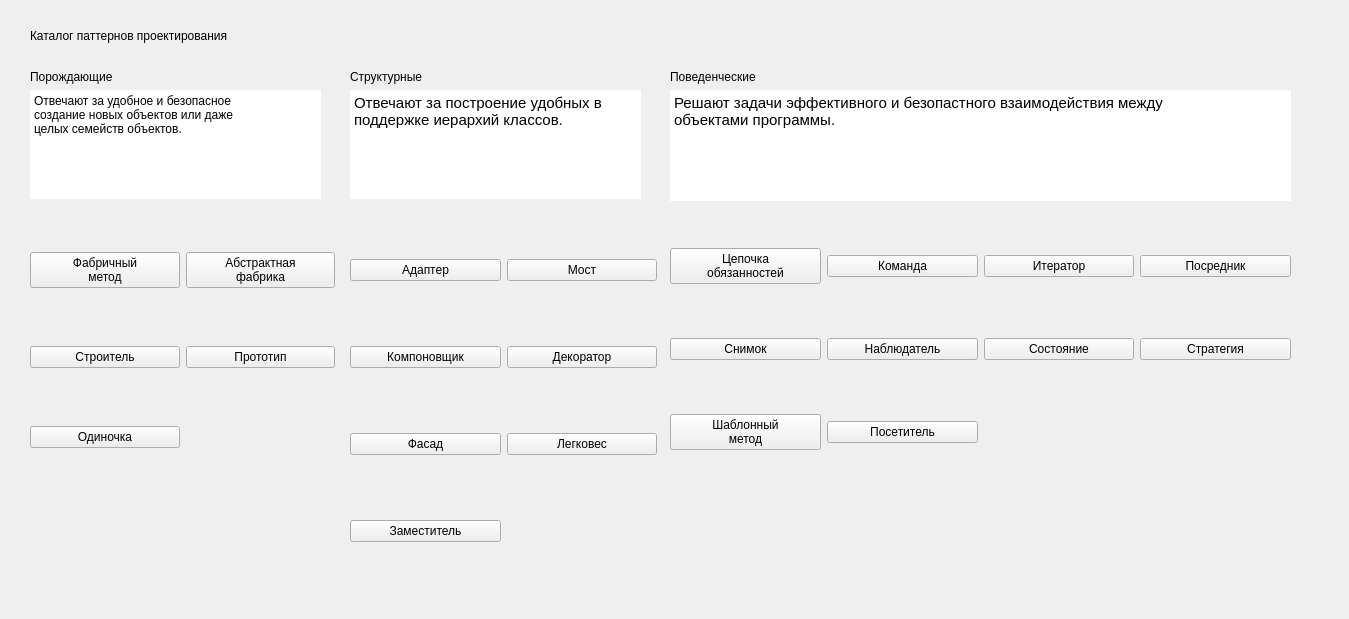
      <widget class="QWidget" name="scrollAreaWidgetContents">
       <property name="geometry">
        <rect>
         <x>0</x>
         <y>0</y>
         <width>1349</width>
         <height>619</height>
        </rect>
       </property>
       <widget class="QLabel" name="_pattern_catalog">
        <property name="geometry">
         <rect>
          <x>30</x>
          <y>0</y>
          <width>1101</width>
          <height>71</height>
         </rect>
        </property>
        <property name="styleSheet">
         <string notr="true">font: 700 36pt &quot;Times New Roman&quot;;</string>
        </property>
        <property name="text">
         <string>Каталог паттернов проектирования</string>
        </property>
       </widget>
       <widget class="QWidget" name="layoutWidget_5">
        <property name="geometry">
         <rect>
          <x>30</x>
          <y>200</y>
          <width>305</width>
          <height>301</height>
         </rect>
        </property>
        <layout class="QGridLayout" name="gridLayout">
         <item row="1" column="1">
          <widget class="QPushButton" name="_prototype_button">
           <property name="whatsThis">
            <string>&lt;html&gt;&lt;head/&gt;&lt;body&gt;&lt;p align=&quot;center&quot;&gt;&lt;br/&gt;&lt;/p&gt;&lt;/body&gt;&lt;/html&gt;</string>
           </property>
           <property name="text">
            <string>Прототип</string>
           </property>
           <property name="icon">
            <iconset>
             <normaloff>../../../../../OneDrive/Изображения/screens_for_diplom/gen_images/Screenshot 2024-02-24 215348.png</normaloff>../../../../../OneDrive/Изображения/screens_for_diplom/gen_images/Screenshot 2024-02-24 215348.png</iconset>
           </property>
           <property name="iconSize">
            <size>
             <width>64</width>
             <height>64</height>
            </size>
           </property>
          </widget>
         </item>
         <item row="0" column="0">
          <widget class="QPushButton" name="_fabric_button">
           <property name="whatsThis">
            <string>&lt;html&gt;&lt;head/&gt;&lt;body&gt;&lt;p align=&quot;center&quot;&gt;&lt;br/&gt;&lt;/p&gt;&lt;/body&gt;&lt;/html&gt;</string>
           </property>
           <property name="text">
            <string>Фабричный 
метод</string>
           </property>
           <property name="icon">
            <iconset>
             <normaloff>../../../../../.designer/screens_for_diplom/screens_for_diplom/gen_images/Screenshot 2024-02-24 201357.png</normaloff>../../../../../.designer/screens_for_diplom/screens_for_diplom/gen_images/Screenshot 2024-02-24 201357.png</iconset>
           </property>
           <property name="iconSize">
            <size>
             <width>64</width>
             <height>64</height>
            </size>
           </property>
          </widget>
         </item>
         <item row="0" column="1">
          <widget class="QPushButton" name="_abstract_method">
           <property name="whatsThis">
            <string>&lt;html&gt;&lt;head/&gt;&lt;body&gt;&lt;p align=&quot;center&quot;&gt;&lt;br/&gt;&lt;/p&gt;&lt;/body&gt;&lt;/html&gt;</string>
           </property>
           <property name="text">
            <string>Абстрактная 
фабрика</string>
           </property>
           <property name="icon">
            <iconset>
             <normaloff>../../../../../OneDrive/Изображения/screens_for_diplom/gen_images/Screenshot 2024-02-24 215305.png</normaloff>
             <normalon>../../../../../OneDrive/Изображения/screens_for_diplom/Screenshot 2024-02-24 201357.png</normalon>../../../../../OneDrive/Изображения/screens_for_diplom/gen_images/Screenshot 2024-02-24 215305.png</iconset>
           </property>
           <property name="iconSize">
            <size>
             <width>64</width>
             <height>64</height>
            </size>
           </property>
          </widget>
         </item>
         <item row="1" column="0">
          <widget class="QPushButton" name="_builder_button">
           <property name="whatsThis">
            <string>&lt;html&gt;&lt;head/&gt;&lt;body&gt;&lt;p align=&quot;center&quot;&gt;&lt;br/&gt;&lt;/p&gt;&lt;/body&gt;&lt;/html&gt;</string>
           </property>
           <property name="text">
            <string>Строитель</string>
           </property>
           <property name="icon">
            <iconset>
             <normaloff>../../../../../OneDrive/Изображения/screens_for_diplom/gen_images/Screenshot 2024-02-24 215324.png</normaloff>../../../../../OneDrive/Изображения/screens_for_diplom/gen_images/Screenshot 2024-02-24 215324.png</iconset>
           </property>
           <property name="iconSize">
            <size>
             <width>64</width>
             <height>64</height>
            </size>
           </property>
          </widget>
         </item>
         <item row="2" column="0">
          <widget class="QPushButton" name="_singlton_button">
           <property name="whatsThis">
            <string>&lt;html&gt;&lt;head/&gt;&lt;body&gt;&lt;p align=&quot;center&quot;&gt;&lt;br/&gt;&lt;/p&gt;&lt;/body&gt;&lt;/html&gt;</string>
           </property>
           <property name="text">
            <string>Одиночка</string>
           </property>
           <property name="icon">
            <iconset>
             <normaloff>../../../../../OneDrive/Изображения/screens_for_diplom/gen_images/Screenshot 2024-02-24 215400.png</normaloff>../../../../../OneDrive/Изображения/screens_for_diplom/gen_images/Screenshot 2024-02-24 215400.png</iconset>
           </property>
           <property name="iconSize">
            <size>
             <width>64</width>
             <height>64</height>
            </size>
           </property>
          </widget>
         </item>
        </layout>
       </widget>
       <widget class="QWidget" name="layoutWidget_6">
        <property name="geometry">
         <rect>
          <x>30</x>
          <y>70</y>
          <width>291</width>
          <height>129</height>
         </rect>
        </property>
        <layout class="QVBoxLayout" name="verticalLayout_3">
         <item>
          <widget class="QLabel" name="_gen_label">
           <property name="styleSheet">
            <string notr="true">font: 700 18pt &quot;Times New Roman&quot;;</string>
           </property>
           <property name="text">
            <string>Порождающие</string>
           </property>
          </widget>
         </item>
         <item>
          <widget class="QTextBrowser" name="_gen_text">
           <property name="styleSheet">
            <string notr="true">border: none;
font: 11pt &quot;Times New Roman&quot;;</string>
           </property>
           <property name="html">
            <string>&lt;!DOCTYPE HTML PUBLIC &quot;-//W3C//DTD HTML 4.0//EN&quot; &quot;http://www.w3.org/TR/REC-html40/strict.dtd&quot;&gt;
&lt;html&gt;&lt;head&gt;&lt;meta name=&quot;qrichtext&quot; content=&quot;1&quot; /&gt;&lt;style type=&quot;text/css&quot;&gt;
p, li { white-space: pre-wrap; }
&lt;/style&gt;&lt;/head&gt;&lt;body style=&quot; font-family:'Times New Roman'; font-size:11pt; font-weight:400; font-style:normal;&quot;&gt;
&lt;p style=&quot; margin-top:0px; margin-bottom:0px; margin-left:0px; margin-right:0px; -qt-block-indent:0; text-indent:0px;&quot;&gt;&lt;span style=&quot; font-family:'Segoe UI'; font-size:9pt;&quot;&gt;Отвечают за удобное и безопасное&lt;br /&gt;создание новых объектов или даже &lt;br /&gt;целых семейств объектов.&lt;/span&gt;&lt;/p&gt;&lt;/body&gt;&lt;/html&gt;</string>
           </property>
          </widget>
         </item>
        </layout>
       </widget>
       <widget class="QWidget" name="layoutWidget_7">
        <property name="geometry">
         <rect>
          <x>350</x>
          <y>70</y>
          <width>291</width>
          <height>129</height>
         </rect>
        </property>
        <layout class="QVBoxLayout" name="verticalLayout_4">
         <item>
          <widget class="QLabel" name="_struc_label">
           <property name="styleSheet">
            <string notr="true">font: 700 18pt &quot;Times New Roman&quot;;</string>
           </property>
           <property name="text">
            <string>Структурные</string>
           </property>
          </widget>
         </item>
         <item>
          <widget class="QTextBrowser" name="_struct_text">
           <property name="styleSheet">
            <string notr="true">border: none;
font: 11pt &quot;Times New Roman&quot;;</string>
           </property>
           <property name="html">
            <string>&lt;!DOCTYPE HTML PUBLIC &quot;-//W3C//DTD HTML 4.0//EN&quot; &quot;http://www.w3.org/TR/REC-html40/strict.dtd&quot;&gt;
&lt;html&gt;&lt;head&gt;&lt;meta name=&quot;qrichtext&quot; content=&quot;1&quot; /&gt;&lt;style type=&quot;text/css&quot;&gt;
p, li { white-space: pre-wrap; }
&lt;/style&gt;&lt;/head&gt;&lt;body style=&quot; font-family:'Times New Roman'; font-size:11pt; font-weight:400; font-style:normal;&quot;&gt;
&lt;p style=&quot; margin-top:0px; margin-bottom:0px; margin-left:0px; margin-right:0px; -qt-block-indent:0; text-indent:0px;&quot;&gt;Отвечают за построение удобных в&lt;br /&gt;поддержке иерархий классов.&lt;/p&gt;&lt;/body&gt;&lt;/html&gt;</string>
           </property>
          </widget>
         </item>
        </layout>
       </widget>
       <widget class="QWidget" name="layoutWidget_8">
        <property name="geometry">
         <rect>
          <x>670</x>
          <y>70</y>
          <width>621</width>
          <height>131</height>
         </rect>
        </property>
        <layout class="QVBoxLayout" name="verticalLayout_5">
         <item>
          <widget class="QLabel" name="_behavioral_label">
           <property name="styleSheet">
            <string notr="true">font: 700 18pt &quot;Times New Roman&quot;;</string>
           </property>
           <property name="text">
            <string>Поведенческие</string>
           </property>
          </widget>
         </item>
         <item>
          <widget class="QTextBrowser" name="_behavioral_text">
           <property name="styleSheet">
            <string notr="true">border: none;
font: 11pt &quot;Times New Roman&quot;;</string>
           </property>
           <property name="html">
            <string>&lt;!DOCTYPE HTML PUBLIC &quot;-//W3C//DTD HTML 4.0//EN&quot; &quot;http://www.w3.org/TR/REC-html40/strict.dtd&quot;&gt;
&lt;html&gt;&lt;head&gt;&lt;meta name=&quot;qrichtext&quot; content=&quot;1&quot; /&gt;&lt;style type=&quot;text/css&quot;&gt;
p, li { white-space: pre-wrap; }
&lt;/style&gt;&lt;/head&gt;&lt;body style=&quot; font-family:'Times New Roman'; font-size:11pt; font-weight:400; font-style:normal;&quot;&gt;
&lt;p style=&quot; margin-top:0px; margin-bottom:0px; margin-left:0px; margin-right:0px; -qt-block-indent:0; text-indent:0px;&quot;&gt;Решают задачи эффективного и безопастного взаимодействия между&lt;br /&gt;объектами программы.&lt;/p&gt;&lt;/body&gt;&lt;/html&gt;</string>
           </property>
          </widget>
         </item>
        </layout>
       </widget>
       <widget class="QWidget" name="layoutWidget_9">
        <property name="geometry">
         <rect>
          <x>350</x>
          <y>200</y>
          <width>307</width>
          <height>401</height>
         </rect>
        </property>
        <layout class="QGridLayout" name="gridLayout_4">
         <item row="0" column="0">
          <widget class="QPushButton" name="adapter_button">
           <property name="whatsThis">
            <string>&lt;html&gt;&lt;head/&gt;&lt;body&gt;&lt;p align=&quot;center&quot;&gt;&lt;br/&gt;&lt;/p&gt;&lt;/body&gt;&lt;/html&gt;</string>
           </property>
           <property name="text">
            <string>Адаптер</string>
           </property>
           <property name="icon">
            <iconset>
             <normaloff>../../../../../.designer/screens_for_diplom/screens_for_diplom/struct_images/Screenshot 2024-02-24 215722.png</normaloff>../../../../../.designer/screens_for_diplom/screens_for_diplom/struct_images/Screenshot 2024-02-24 215722.png</iconset>
           </property>
           <property name="iconSize">
            <size>
             <width>64</width>
             <height>64</height>
            </size>
           </property>
          </widget>
         </item>
         <item row="0" column="1">
          <widget class="QPushButton" name="_bridge_buttom">
           <property name="whatsThis">
            <string>&lt;html&gt;&lt;head/&gt;&lt;body&gt;&lt;p align=&quot;center&quot;&gt;&lt;br/&gt;&lt;/p&gt;&lt;/body&gt;&lt;/html&gt;</string>
           </property>
           <property name="text">
            <string>Мост</string>
           </property>
           <property name="icon">
            <iconset>
             <normaloff>../../../../../OneDrive/Изображения/screens_for_diplom/struct_images/Screenshot 2024-02-24 215740.png</normaloff>../../../../../OneDrive/Изображения/screens_for_diplom/struct_images/Screenshot 2024-02-24 215740.png</iconset>
           </property>
           <property name="iconSize">
            <size>
             <width>64</width>
             <height>64</height>
            </size>
           </property>
          </widget>
         </item>
         <item row="1" column="0">
          <widget class="QPushButton" name="_composite_button">
           <property name="whatsThis">
            <string>&lt;html&gt;&lt;head/&gt;&lt;body&gt;&lt;p align=&quot;center&quot;&gt;&lt;br/&gt;&lt;/p&gt;&lt;/body&gt;&lt;/html&gt;</string>
           </property>
           <property name="text">
            <string>Компоновщик</string>
           </property>
           <property name="icon">
            <iconset>
             <normaloff>../../../../../OneDrive/Изображения/screens_for_diplom/struct_images/Screenshot 2024-02-24 215751.png</normaloff>../../../../../OneDrive/Изображения/screens_for_diplom/struct_images/Screenshot 2024-02-24 215751.png</iconset>
           </property>
           <property name="iconSize">
            <size>
             <width>64</width>
             <height>64</height>
            </size>
           </property>
          </widget>
         </item>
         <item row="1" column="1">
          <widget class="QPushButton" name="_decorator_button">
           <property name="whatsThis">
            <string>&lt;html&gt;&lt;head/&gt;&lt;body&gt;&lt;p align=&quot;center&quot;&gt;&lt;br/&gt;&lt;/p&gt;&lt;/body&gt;&lt;/html&gt;</string>
           </property>
           <property name="text">
            <string>Декоратор</string>
           </property>
           <property name="icon">
            <iconset>
             <normaloff>../../../../../OneDrive/Изображения/screens_for_diplom/struct_images/Screenshot 2024-02-24 215805.png</normaloff>../../../../../OneDrive/Изображения/screens_for_diplom/struct_images/Screenshot 2024-02-24 215805.png</iconset>
           </property>
           <property name="iconSize">
            <size>
             <width>64</width>
             <height>64</height>
            </size>
           </property>
          </widget>
         </item>
         <item row="2" column="0">
          <widget class="QPushButton" name="_facade_button">
           <property name="whatsThis">
            <string>&lt;html&gt;&lt;head/&gt;&lt;body&gt;&lt;p align=&quot;center&quot;&gt;&lt;br/&gt;&lt;/p&gt;&lt;/body&gt;&lt;/html&gt;</string>
           </property>
           <property name="text">
            <string>Фасад</string>
           </property>
           <property name="icon">
            <iconset>
             <normaloff>../../../../../OneDrive/Изображения/screens_for_diplom/struct_images/Screenshot 2024-02-24 215816.png</normaloff>../../../../../OneDrive/Изображения/screens_for_diplom/struct_images/Screenshot 2024-02-24 215816.png</iconset>
           </property>
           <property name="iconSize">
            <size>
             <width>64</width>
             <height>64</height>
            </size>
           </property>
          </widget>
         </item>
         <item row="2" column="1">
          <widget class="QPushButton" name="_flyweight_button">
           <property name="whatsThis">
            <string>&lt;html&gt;&lt;head/&gt;&lt;body&gt;&lt;p align=&quot;center&quot;&gt;&lt;br/&gt;&lt;/p&gt;&lt;/body&gt;&lt;/html&gt;</string>
           </property>
           <property name="text">
            <string>Легковес</string>
           </property>
           <property name="icon">
            <iconset>
             <normaloff>../../../../../OneDrive/Изображения/screens_for_diplom/struct_images/Screenshot 2024-02-24 215829.png</normaloff>../../../../../OneDrive/Изображения/screens_for_diplom/struct_images/Screenshot 2024-02-24 215829.png</iconset>
           </property>
           <property name="iconSize">
            <size>
             <width>64</width>
             <height>64</height>
            </size>
           </property>
          </widget>
         </item>
         <item row="3" column="0">
          <widget class="QPushButton" name="_proxy_button">
           <property name="whatsThis">
            <string>&lt;html&gt;&lt;head/&gt;&lt;body&gt;&lt;p align=&quot;center&quot;&gt;&lt;br/&gt;&lt;/p&gt;&lt;/body&gt;&lt;/html&gt;</string>
           </property>
           <property name="text">
            <string>Заместитель</string>
           </property>
           <property name="icon">
            <iconset>
             <normaloff>../../../../../OneDrive/Изображения/screens_for_diplom/struct_images/Screenshot 2024-02-24 215840.png</normaloff>../../../../../OneDrive/Изображения/screens_for_diplom/struct_images/Screenshot 2024-02-24 215840.png</iconset>
           </property>
           <property name="iconSize">
            <size>
             <width>64</width>
             <height>64</height>
            </size>
           </property>
          </widget>
         </item>
        </layout>
       </widget>
       <widget class="QWidget" name="layoutWidget_10">
        <property name="geometry">
         <rect>
          <x>670</x>
          <y>200</y>
          <width>621</width>
          <height>301</height>
         </rect>
        </property>
        <layout class="QGridLayout" name="gridLayout_6">
         <item row="0" column="0">
          <widget class="QPushButton" name="_chain_button">
           <property name="whatsThis">
            <string>&lt;html&gt;&lt;head/&gt;&lt;body&gt;&lt;p align=&quot;center&quot;&gt;&lt;br/&gt;&lt;/p&gt;&lt;/body&gt;&lt;/html&gt;</string>
           </property>
           <property name="text">
            <string>Цепочка
обязанностей</string>
           </property>
           <property name="icon">
            <iconset>
             <normaloff>../../../../../.designer/screens_for_diplom/screens_for_diplom/behavior_images/Screenshot 2024-02-24 215855.png</normaloff>../../../../../.designer/screens_for_diplom/screens_for_diplom/behavior_images/Screenshot 2024-02-24 215855.png</iconset>
           </property>
           <property name="iconSize">
            <size>
             <width>64</width>
             <height>64</height>
            </size>
           </property>
          </widget>
         </item>
         <item row="0" column="1">
          <widget class="QPushButton" name="_command_button">
           <property name="whatsThis">
            <string>&lt;html&gt;&lt;head/&gt;&lt;body&gt;&lt;p align=&quot;center&quot;&gt;&lt;br/&gt;&lt;/p&gt;&lt;/body&gt;&lt;/html&gt;</string>
           </property>
           <property name="text">
            <string>Команда</string>
           </property>
           <property name="icon">
            <iconset>
             <normaloff>../../../../../OneDrive/Изображения/screens_for_diplom/behavior_images/Screenshot 2024-02-24 215916.png</normaloff>../../../../../OneDrive/Изображения/screens_for_diplom/behavior_images/Screenshot 2024-02-24 215916.png</iconset>
           </property>
           <property name="iconSize">
            <size>
             <width>64</width>
             <height>64</height>
            </size>
           </property>
          </widget>
         </item>
         <item row="0" column="2">
          <widget class="QPushButton" name="_iterator_button">
           <property name="whatsThis">
            <string>&lt;html&gt;&lt;head/&gt;&lt;body&gt;&lt;p align=&quot;center&quot;&gt;&lt;br/&gt;&lt;/p&gt;&lt;/body&gt;&lt;/html&gt;</string>
           </property>
           <property name="text">
            <string>Итератор</string>
           </property>
           <property name="icon">
            <iconset>
             <normaloff>../../../../../OneDrive/Изображения/screens_for_diplom/behavior_images/Screenshot 2024-02-24 215927.png</normaloff>../../../../../OneDrive/Изображения/screens_for_diplom/behavior_images/Screenshot 2024-02-24 215927.png</iconset>
           </property>
           <property name="iconSize">
            <size>
             <width>64</width>
             <height>64</height>
            </size>
           </property>
          </widget>
         </item>
         <item row="0" column="3">
          <widget class="QPushButton" name="_mediator_button">
           <property name="whatsThis">
            <string>&lt;html&gt;&lt;head/&gt;&lt;body&gt;&lt;p align=&quot;center&quot;&gt;&lt;br/&gt;&lt;/p&gt;&lt;/body&gt;&lt;/html&gt;</string>
           </property>
           <property name="text">
            <string>Посредник</string>
           </property>
           <property name="icon">
            <iconset>
             <normaloff>../../../../../OneDrive/Изображения/screens_for_diplom/behavior_images/Screenshot 2024-02-24 215938.png</normaloff>../../../../../OneDrive/Изображения/screens_for_diplom/behavior_images/Screenshot 2024-02-24 215938.png</iconset>
           </property>
           <property name="iconSize">
            <size>
             <width>64</width>
             <height>64</height>
            </size>
           </property>
          </widget>
         </item>
         <item row="1" column="0">
          <widget class="QPushButton" name="_memento_button">
           <property name="whatsThis">
            <string>&lt;html&gt;&lt;head/&gt;&lt;body&gt;&lt;p align=&quot;center&quot;&gt;&lt;br/&gt;&lt;/p&gt;&lt;/body&gt;&lt;/html&gt;</string>
           </property>
           <property name="text">
            <string>Снимок</string>
           </property>
           <property name="icon">
            <iconset>
             <normaloff>../../../../../OneDrive/Изображения/screens_for_diplom/behavior_images/Screenshot 2024-02-24 215951.png</normaloff>../../../../../OneDrive/Изображения/screens_for_diplom/behavior_images/Screenshot 2024-02-24 215951.png</iconset>
           </property>
           <property name="iconSize">
            <size>
             <width>64</width>
             <height>64</height>
            </size>
           </property>
          </widget>
         </item>
         <item row="1" column="1">
          <widget class="QPushButton" name="_observer_button">
           <property name="whatsThis">
            <string>&lt;html&gt;&lt;head/&gt;&lt;body&gt;&lt;p align=&quot;center&quot;&gt;&lt;br/&gt;&lt;/p&gt;&lt;/body&gt;&lt;/html&gt;</string>
           </property>
           <property name="text">
            <string>Наблюдатель</string>
           </property>
           <property name="icon">
            <iconset>
             <normaloff>../../../../../OneDrive/Изображения/screens_for_diplom/behavior_images/Screenshot 2024-02-24 220002.png</normaloff>../../../../../OneDrive/Изображения/screens_for_diplom/behavior_images/Screenshot 2024-02-24 220002.png</iconset>
           </property>
           <property name="iconSize">
            <size>
             <width>64</width>
             <height>64</height>
            </size>
           </property>
          </widget>
         </item>
         <item row="1" column="2">
          <widget class="QPushButton" name="_state_button">
           <property name="whatsThis">
            <string>&lt;html&gt;&lt;head/&gt;&lt;body&gt;&lt;p align=&quot;center&quot;&gt;&lt;br/&gt;&lt;/p&gt;&lt;/body&gt;&lt;/html&gt;</string>
           </property>
           <property name="text">
            <string>Состояние</string>
           </property>
           <property name="icon">
            <iconset>
             <normaloff>../../../../../OneDrive/Изображения/screens_for_diplom/behavior_images/Screenshot 2024-02-24 220012.png</normaloff>../../../../../OneDrive/Изображения/screens_for_diplom/behavior_images/Screenshot 2024-02-24 220012.png</iconset>
           </property>
           <property name="iconSize">
            <size>
             <width>64</width>
             <height>64</height>
            </size>
           </property>
          </widget>
         </item>
         <item row="1" column="3">
          <widget class="QPushButton" name="_strategy_button">
           <property name="whatsThis">
            <string>&lt;html&gt;&lt;head/&gt;&lt;body&gt;&lt;p align=&quot;center&quot;&gt;&lt;br/&gt;&lt;/p&gt;&lt;/body&gt;&lt;/html&gt;</string>
           </property>
           <property name="text">
            <string>Стратегия</string>
           </property>
           <property name="icon">
            <iconset>
             <normaloff>../../../../../OneDrive/Изображения/screens_for_diplom/behavior_images/Screenshot 2024-02-24 220025.png</normaloff>../../../../../OneDrive/Изображения/screens_for_diplom/behavior_images/Screenshot 2024-02-24 220025.png</iconset>
           </property>
           <property name="iconSize">
            <size>
             <width>64</width>
             <height>64</height>
            </size>
           </property>
          </widget>
         </item>
         <item row="2" column="0">
          <widget class="QPushButton" name="_template_button">
           <property name="whatsThis">
            <string>&lt;html&gt;&lt;head/&gt;&lt;body&gt;&lt;p align=&quot;center&quot;&gt;&lt;br/&gt;&lt;/p&gt;&lt;/body&gt;&lt;/html&gt;</string>
           </property>
           <property name="text">
            <string>Шаблонный
метод</string>
           </property>
           <property name="icon">
            <iconset>
             <normaloff>../../../../../OneDrive/Изображения/screens_for_diplom/behavior_images/Screenshot 2024-02-24 220036.png</normaloff>../../../../../OneDrive/Изображения/screens_for_diplom/behavior_images/Screenshot 2024-02-24 220036.png</iconset>
           </property>
           <property name="iconSize">
            <size>
             <width>64</width>
             <height>64</height>
            </size>
           </property>
          </widget>
         </item>
         <item row="2" column="1">
          <widget class="QPushButton" name="_bisitor_button">
           <property name="whatsThis">
            <string>&lt;html&gt;&lt;head/&gt;&lt;body&gt;&lt;p align=&quot;center&quot;&gt;&lt;br/&gt;&lt;/p&gt;&lt;/body&gt;&lt;/html&gt;</string>
           </property>
           <property name="text">
            <string>Посетитель</string>
           </property>
           <property name="icon">
            <iconset>
             <normaloff>../../../../../OneDrive/Изображения/screens_for_diplom/behavior_images/Screenshot 2024-02-24 220047.png</normaloff>../../../../../OneDrive/Изображения/screens_for_diplom/behavior_images/Screenshot 2024-02-24 220047.png</iconset>
           </property>
           <property name="iconSize">
            <size>
             <width>64</width>
             <height>64</height>
            </size>
           </property>
          </widget>
         </item>
        </layout>
       </widget>
      </widget>
